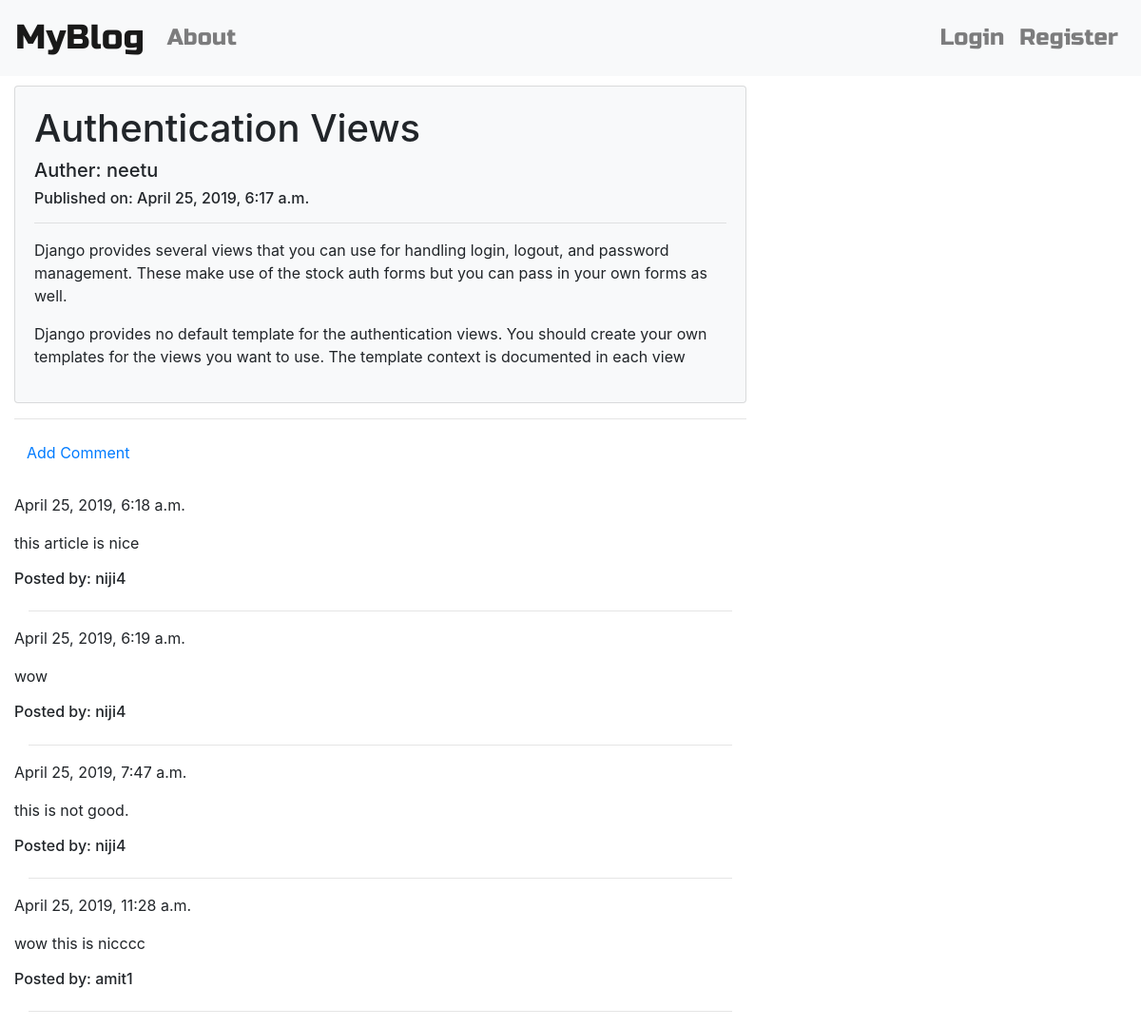
The page /post/19/ on the database its author committed.
### blog/models.py (models this page shows, shortened)
class Post(models.Model):
	auther = models.ForeignKey('auth.User', on_delete=models.CASCADE)
	title = models.CharField(max_length=256)
	text = models.TextField()
	create_date = models.DateTimeField(default=timezone.now)
	published_date = models.DateTimeField(blank=True, null=True)

class Comment(models.Model):
	post = models.ForeignKey('Post', related_name='comment', on_delete=models.CASCADE)
	viewer = models.ForeignKey('auth.User', on_delete=models.CASCADE)
	text = models.TextField()
	create_date = models.DateTimeField(default=timezone.now)
	approve_comment= models.BooleanField(default=False)

### blog/views.py (the view)
# urls.py: re_path(r'post/(?P<pk>\d+)/$', views.PostDetailView.as_view(), name='post_detail'),
class PostDetailView(DetailView):
	model = Post

### blog/templates/blog/post_detail.html (shortened to what this page needs)
{% extends 'blog/base.html' %}
{% load staticfiles %}
{% block content %}
	<div class='card bg-light'>
		<div class="card-body">
	<h1 class="posttitle loader">{{ post.title }}</h1>
	<h5>Auther: {{post.auther}}</h5>
	{% if post.published_date %}
		<div class='date postdate'>
			<h6>Published on: {{ post.published_date }} </h6>
		</div>
	{% endif %}
	<hr>
		<p class="postcontent">{{ post.text|safe|linebreaksbr }}</p>
	{% if user.is_authenticated and post.auther == user %}
		{% if post.published_date %}
			<a href="{% url 'blog:post_unpublish' pk=post.pk %}" class="btn btn-warning">Unpublish</a>
		{% else %}
			<a href="{% url 'blog:post_publish' pk=post.pk %}" class="btn btn-primary">Publish</a>
		{% endif %}
		<a href="{% url 'blog:post_edit' pk=post.pk %}" class="btn btn-primary">
			Edit
		</a>
		<!-- remove post
		<a href="{% url 'blog:post_remove' pk=post.pk %}" class="btn btn-danger">
				Remove
		</a>-->
		<button type="button" class="btn btn-danger" data-toggle="modal" data-target="#exampleModalCenter">
  			Remove
		</button>
			<div class="modal fade" id="exampleModalCenter" tabindex="-1" role="dialog" aria-labelledby="exampleModalCenterTitle" aria-hidden="true">
			  <div class="modal-dialog modal-dialog-centered" role="document">
			    <div class="modal-content">
			      <div class="modal-header">
			        <h5 class="modal-title" id="exampleModalLongTitle">Delete Confirmation</h5>
			        <button type="button" class="close" data-dismiss="modal" aria-label="Close">
			          <span aria-hidden="true">&times;</span>
			        </button>
			      </div>
			      <div class="modal-body">
			      	<h3>Are you sure want to delete {{ object }}?</h3>
			      </div>
			    <div class="modal-footer">
			        <button type="button" class="btn btn-secondary" data-dismiss="modal">Close</button>
			       	<form method="POST" action="{% url 'blog:post_remove' pk=post.pk %}">
						{% csrf_token %}
						<input type="submit" value="Confirm" class="btn btn-danger">
					</form>
			    </div>
			    </div>
			  </div>
			</div>
	</div>
	</div>
		<hr>
	{% else %}
		</div>
		</div>
		<hr>
	{% endif %}
		<a href="{% url 'blog:post_comment' pk=post.pk %}" class="btn btn-default btn-comment">
			Add Comment
		</a>
	<div class="container">
		<br>
		{% for comment in post.comment.all %}
				<div class="row">
					<div>
						{% if  user.is_authenticated or comment.approve_comment %}
						{{ comment.create_date }}
						<p>{{ comment.text|safe|linebreaks }}</p>
						<h6>Posted by: {{ comment.viewer }}</h6>
					</div>
				</div>
				<hr>
				{% endif %}
		{% empty %}
			<p>No Comments!</p>
		{% endfor %}
	</div>
{% endblock %}

### rows shown on the page
Post: title "Authentication Views", auther "neetu", published_date "April 25, 2019, 6:17 a.m.", text "Django provides several views that you can use for handling login, logout, and password management. These make use of the stock auth forms but you can pass in your own forms as well. Django provides no default template for the authentication views. You should create your own templates for the views you want to use. The template context is documented in each view"
Comment: create_date "April 25, 2019, 6:18 a.m.", text "this article is nice", viewer "niji4"
Comment: create_date "April 25, 2019, 6:19 a.m.", text "wow", viewer "niji4"
Comment: create_date "April 25, 2019, 7:47 a.m.", text "this is not good.", viewer "niji4"
Comment: create_date "April 25, 2019, 11:28 a.m.", text "wow this is nicccc", viewer "amit1"
